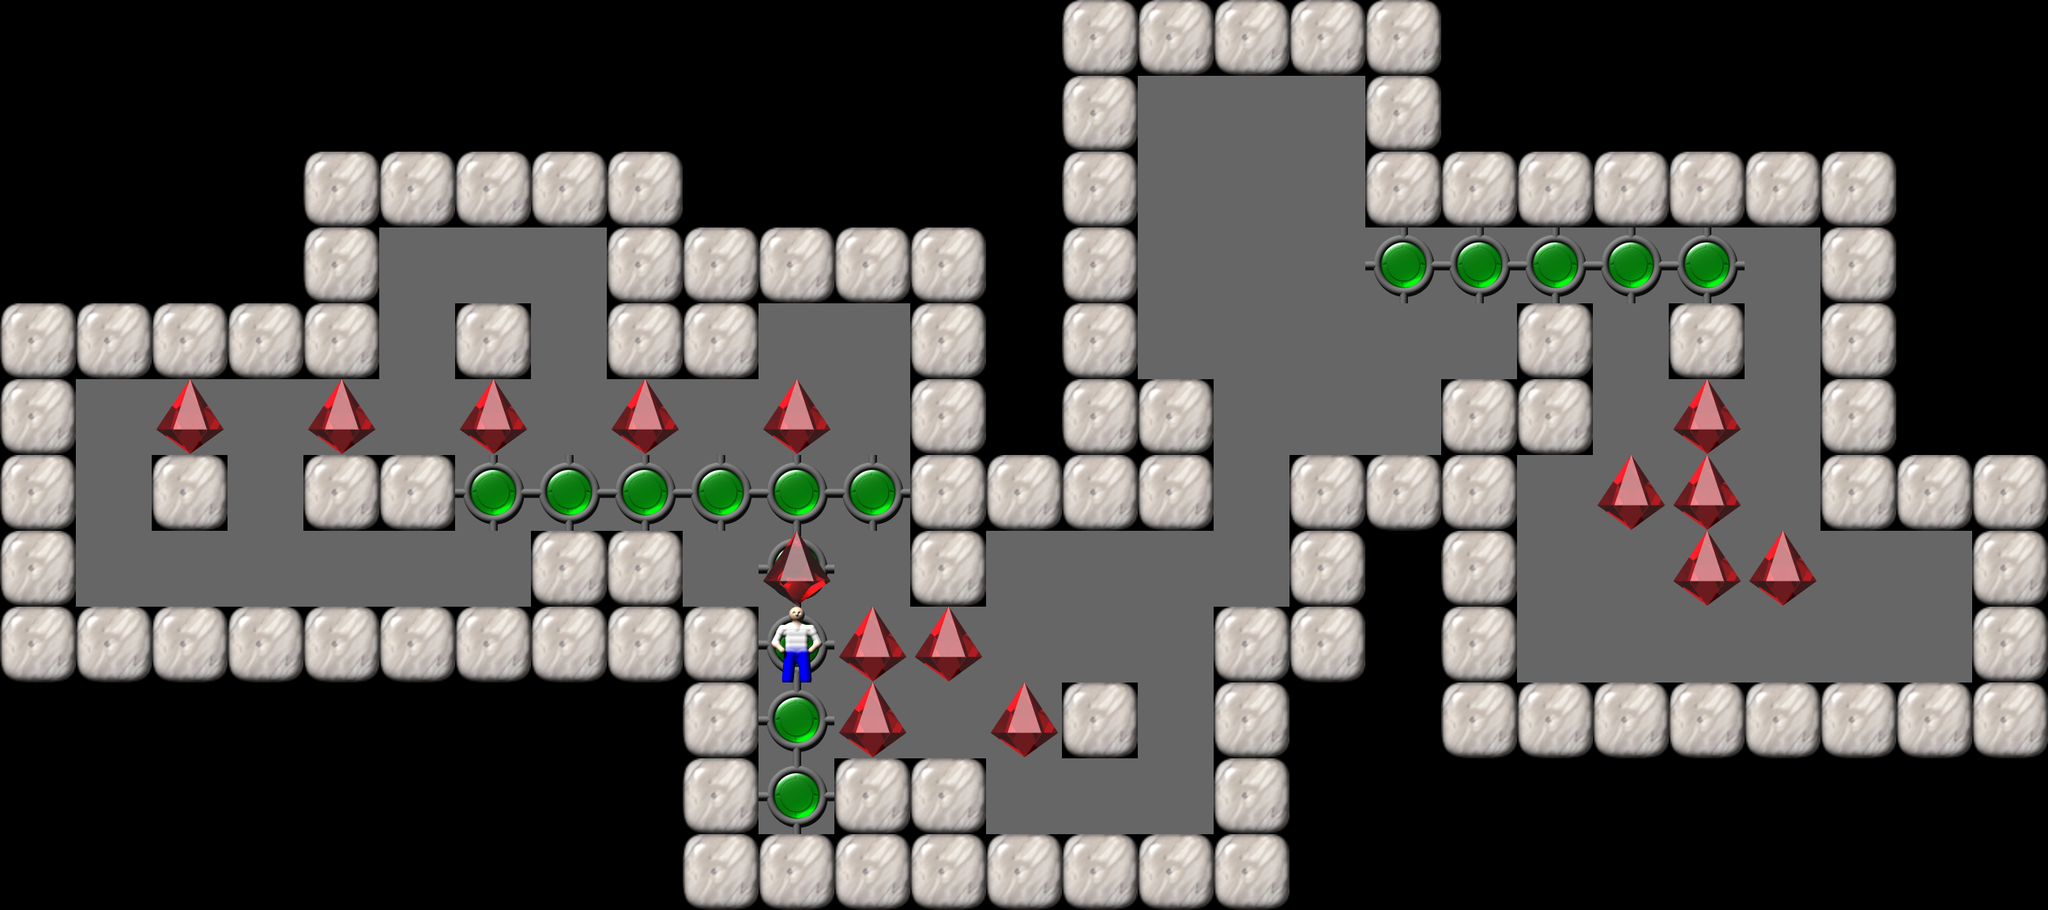

A 2D game scene composited from a Tiled map and its tileset images. What follows is a short description and the map's XML, with each tile layer's data collapsed to a summary:
An orthogonal 27x12 tile map with 96x96 px tiles, 1 tile layer (Tile Layer 1).

<map version="1.0" orientation="orthogonal" width="27" height="12" tilewidth="96" tileheight="96">
  <properties>
    <property name="Title" value="11" />
  </properties>
  <tileset source="Sokoban.tsx" firstgid="1" />
  <layer name="Tile Layer 1" width="27" height="12">
    <data>[324 cells, 324 non-empty, 7 distinct tile ids]</data>
  </layer>
</map>
